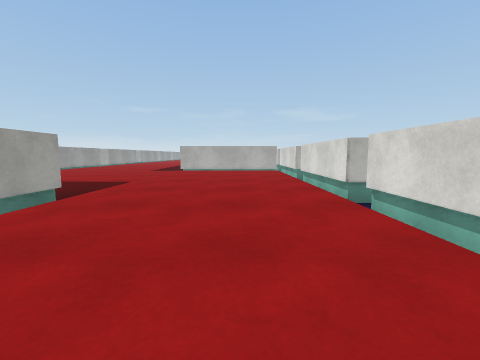
[1] (above)

24 first-person views from a walk through a 3-D level made in the Unity game engine. The camera is 0.62 m above the floor, tilts 6° down and sees 90° across. The floor is counted in squares, 1 m on a side. Each view is taken from the middle of a square. On the plan, view 1 faces up. The plan holds only what a view shows up to about 9 squares ahead; the rest is blank. The place goes on beyond the plan. Surface patterns are stand-ins for the level's own textures.

[2]
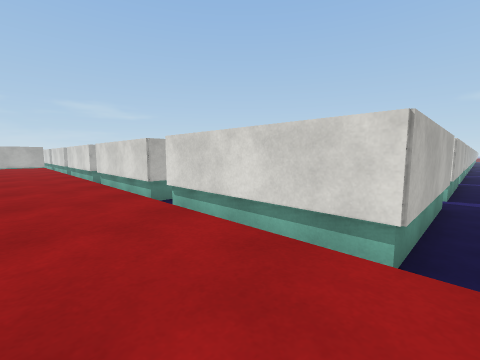

[3]
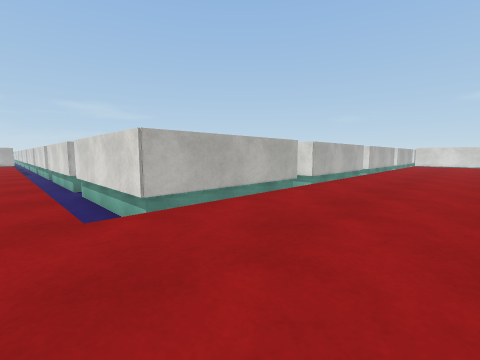

[4]
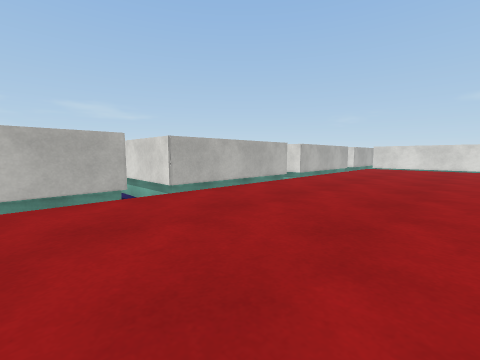

[5]
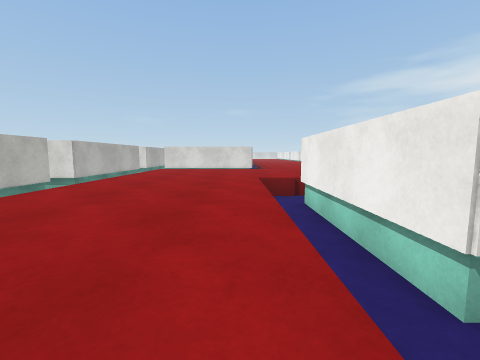

[6]
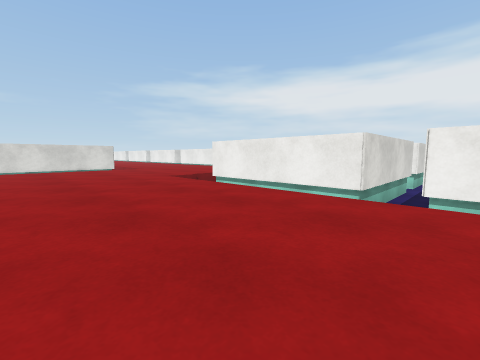

[7]
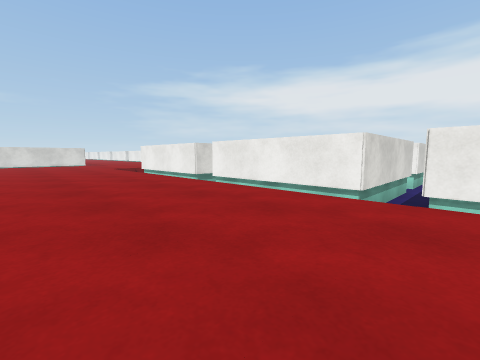

[8]
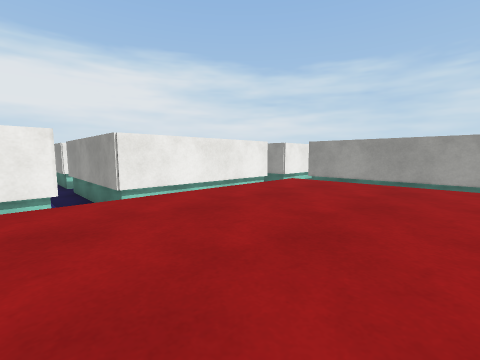

[9]
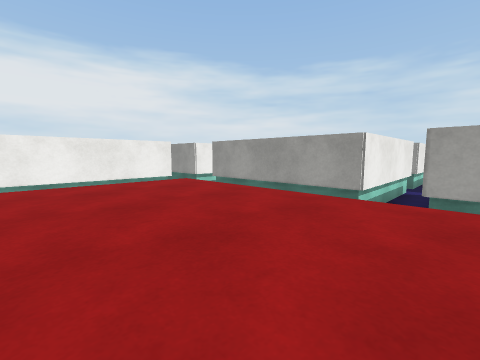

[10]
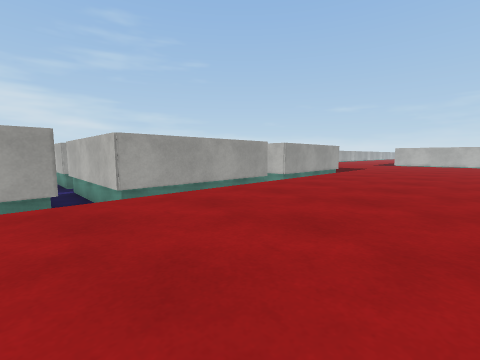

[11]
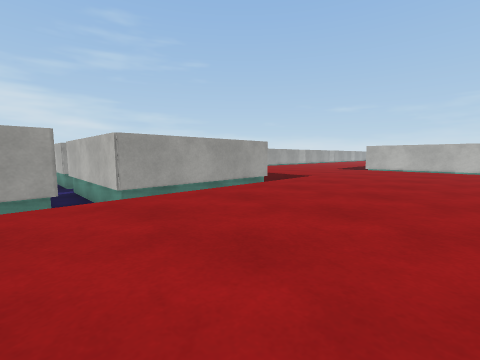

[12]
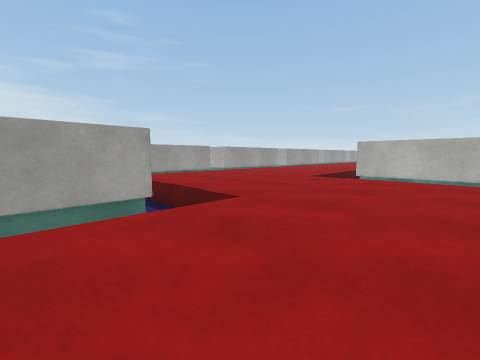

[13]
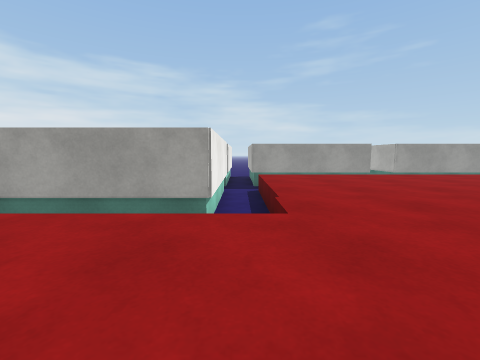

[14]
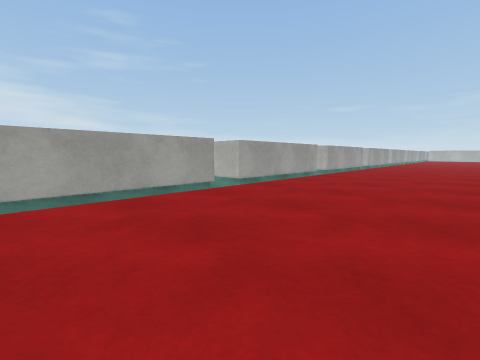

[15]
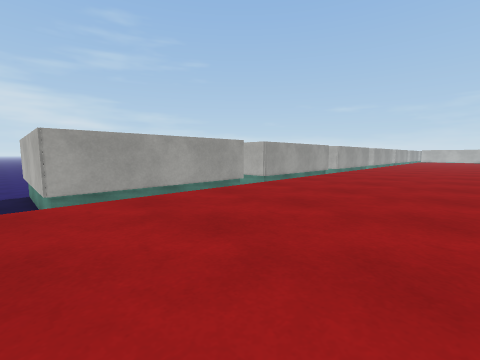

[16]
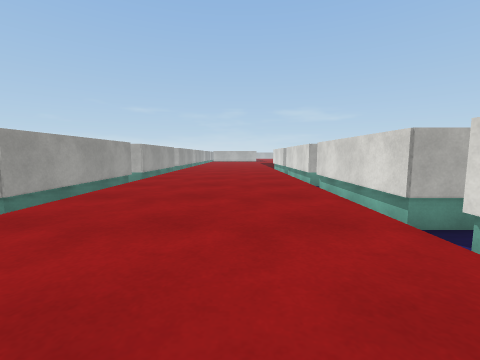

[17]
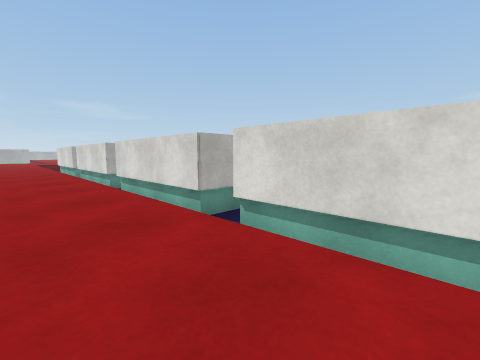

[18]
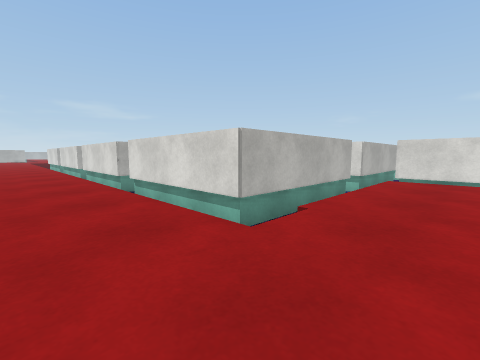

[19]
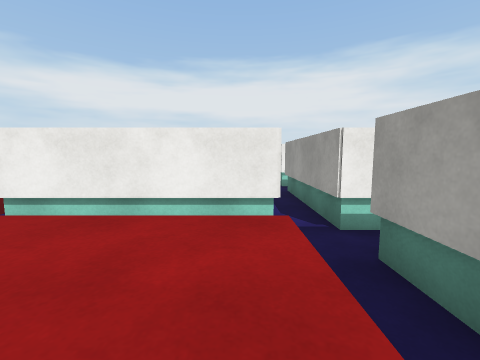

[20]
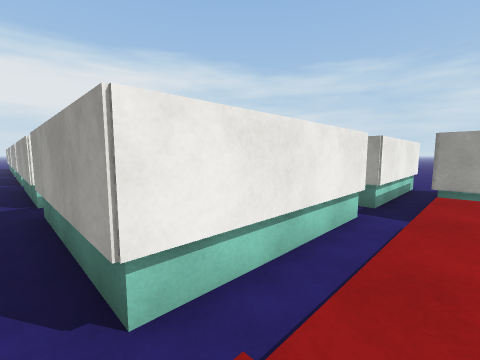

[21]
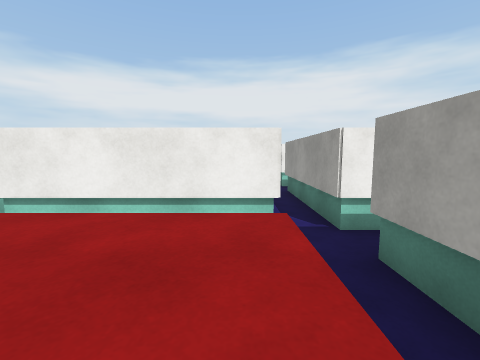

[22]
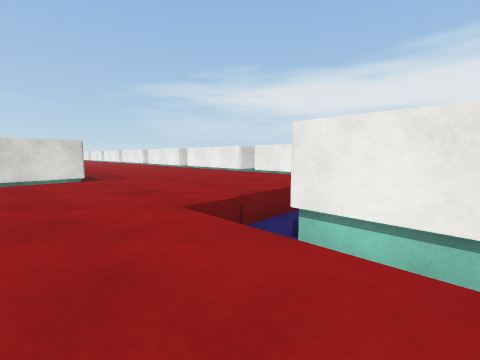

[23]
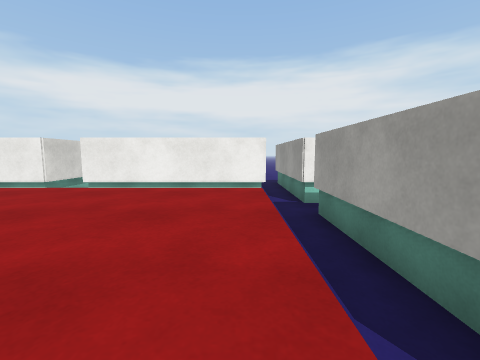

[24]
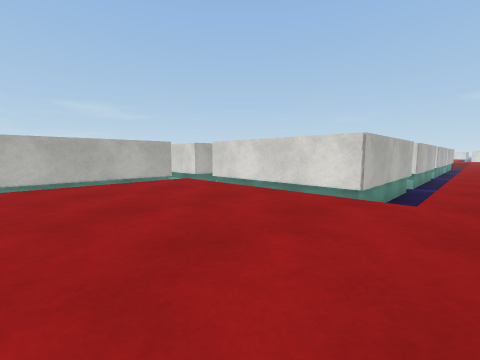

### Floor plan
Key: @ floor where view 1 was taken; . floor; v drop or lower ground; O other object.
Columns run from 9 left of view 1 to 24 right of it. Each row starts with its distance up from view 1.
 21 OO....OO
 20 O .... O
 19  O....OO
 18  O....OO
 17  O....OO
 16 OO....OO
 15 O .... O
 14  O....OO
 13  O....OO
 12  O....OO
 11 OO....OOOOO O
 10 O .... OOOO OOO
  9  O.........OO
  8  O.........OO
  7 OO.........OO
  6 OO.........OO
  5 OvOOOOv.... O
  4 OO   OO....OO
  3 OO   OO....OO
  2 OO   OO....OO
  1 OOOOOOO....OO
  0 OvOOOOv..@.vO
 -1 OO   OO....OO
 -2      OO....OO    O
 -3      OO....OO    O         O
 -4 OOOOOOO....OO   OO    O   OO
 -5 OvOOOOv.... OOOOvOOOOvOOOO O
 -6 OOOOOOO...................OO
 -7      OO...................OO
 -8      OO...................OO
 -9      OO...................OO    O
-10      OvOOOO OOOOvOOOOv.... OOOOvOO
-11     OOO   OOOOOOOOOOOO............
-12      OO   OOO    O  OO......
-13      OO   OOO    O  OO.....
-14      OO   OOO    O  OO.....
-15   OOOOvOOOOvOOOOvOOOOvOOOO OOOO

Where each view was taken, in squares from view 1:
view 1: 0 up, 0 right, facing up
view 2: 5 down, 0 right, facing up-right
view 3: 8 down, 1 right, facing up-right
view 4: 9 down, 5 right, facing up-right
view 5: 9 down, 6 right, facing right
view 6: 6 down, 6 right, facing down-right
view 7: 6 down, 1 right, facing down-right
view 8: 6 down, 3 right, facing down-left
view 9: 4 down, 1 right, facing down-left
view 10: 6 down, 1 right, facing up-left
view 11: 1 down, 1 right, facing up-left
view 12: 3 up, 0 right, facing up-left
view 13: 5 up, 0 right, facing left
view 14: 6 up, 4 left, facing up-left
view 15: 10 up, 4 left, facing up-left
view 16: 12 up, 5 left, facing up
view 17: 12 up, 5 left, facing up-right
view 18: 8 up, 5 left, facing up-right
view 19: 8 up, 7 left, facing down
view 20: 6 up, 3 left, facing down-left
view 21: 7 down, 2 left, facing down
view 22: 8 down, 10 right, facing down-right
view 23: 10 down, 13 right, facing down
view 24: 11 down, 13 right, facing up-right
